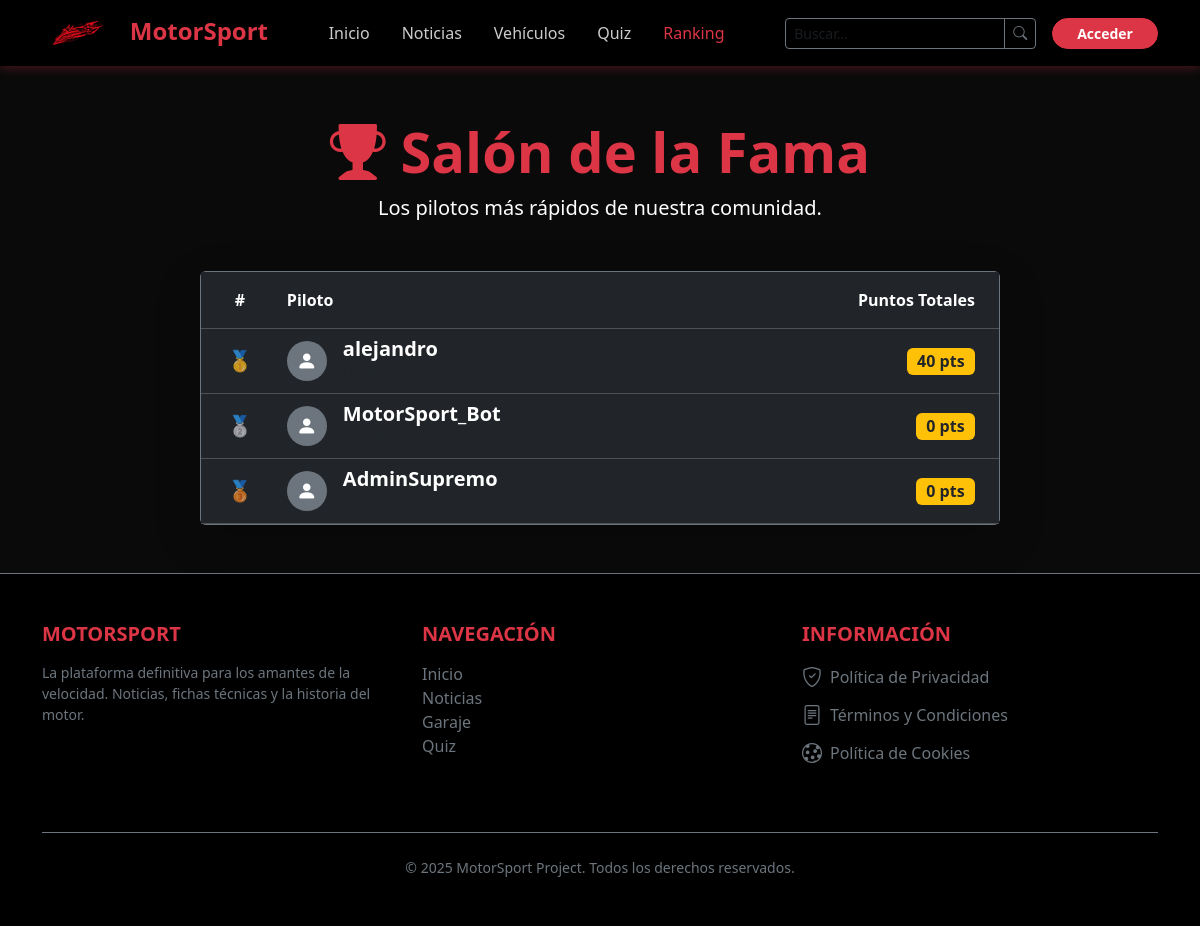
Before: /ranking with the older database file.
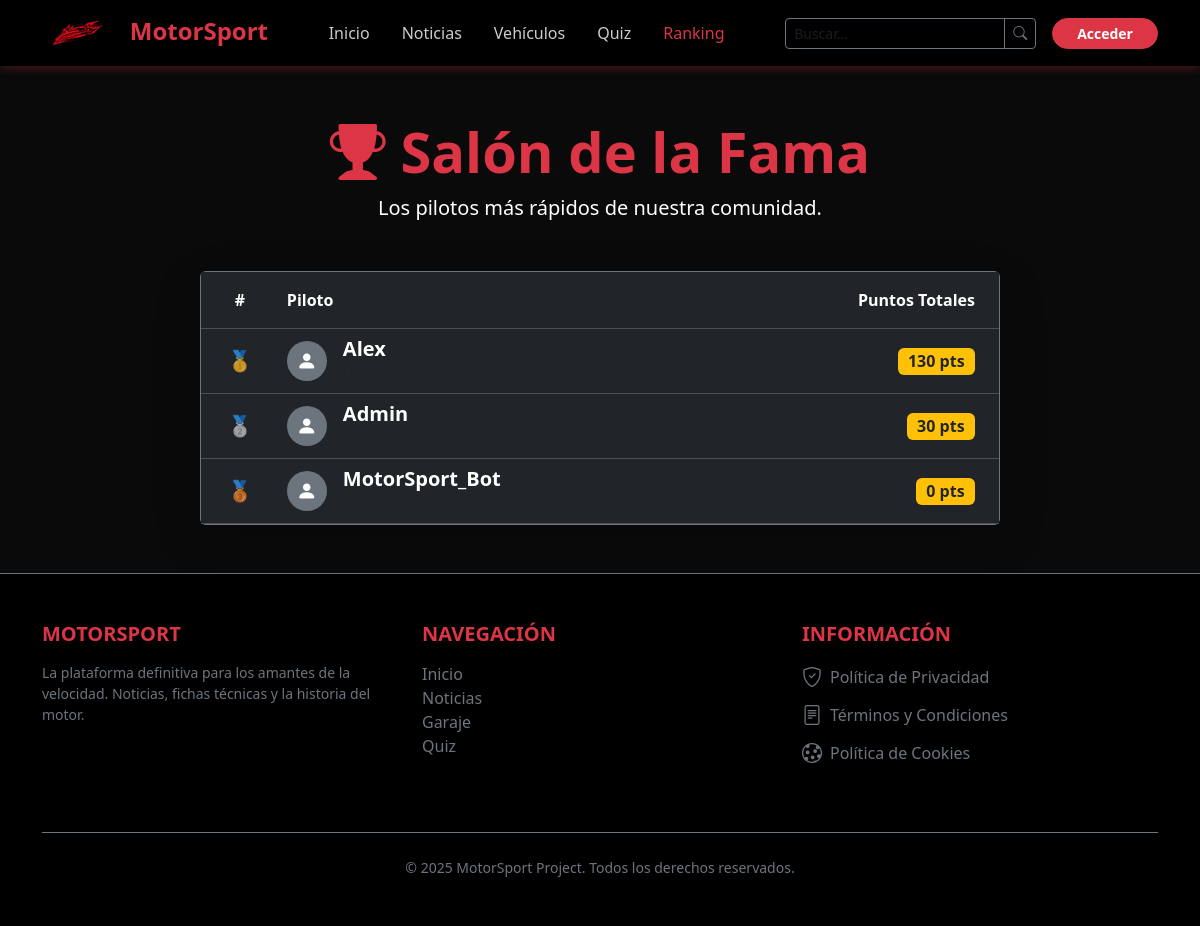
After: the same page with the newer database file.
### models.py (models this page shows, shortened)
class User(UserMixin, db.Model):
    __tablename__ = "users"
    id = db.Column(db.Integer, primary_key=True)
    username = db.Column(db.String(50), unique=True, nullable=False)
    email = db.Column(db.String(120), unique=True, nullable=False)
    password_hash = db.Column(db.String(255), nullable=False)
    role = db.Column(db.Enum("user", "editor", "admin"), default="user")
    settings = db.Column(db.JSON, nullable=True)
    score = db.Column(db.Integer, default=0)
    comments = db.relationship("Comment", backref="author_rel", lazy=True)

### app.py (the view)
@app.route("/ranking")
def ranking():
    top_users = User.query.order_by(User.score.desc()).limit(10).all()
    return render_template("ranking.html", users=top_users)

### templates/ranking.html (shortened to what this page needs)
{% extends "base.html" %}
{% block content %}
<div class="container py-5">
    <div class="text-center mb-5">
        <h1 class="display-4 fw-bold text-danger"><i class="bi bi-trophy-fill"></i> Salón de la Fama</h1>
        <p class="lead text-white">Los pilotos más rápidos de nuestra comunidad.</p>
    </div>
    <div class="card bg-dark border-secondary mx-auto shadow-lg" style="max-width: 800px;">
        <div class="card-body p-0">
            <table class="table table-dark table-hover mb-0 align-middle">
                <thead class="bg-danger text-white">
                    <tr>
                        <th scope="col" class="text-center py-3">#</th>
                        <th scope="col" class="py-3">Piloto</th>
                        <th scope="col" class="text-end py-3 pe-4">Puntos Totales</th>
                    </tr>
                </thead>
                <tbody>
                    {% for user in users %}
                    <tr
                        class="{% if current_user.is_authenticated and user.id == current_user.id %}table-active border-start border-4 border-warning{% endif %}">
                        <td class="text-center fw-bold text-muted fs-5">
                            {% if loop.index == 1 %}🥇{% elif loop.index == 2 %}🥈{% elif loop.index == 3 %}🥉{% else
                            %}{{ loop.index }}{% endif %}
                        </td>
                        <td>
                            <div class="d-flex align-items-center">
                                <div class="bg-secondary rounded-circle d-flex align-items-center justify-content-center me-3"
                                    style="width: 40px; height: 40px;">
                                    <i class="bi bi-person-fill text-white fs-5"></i>
                                </div>
                                <div>
                                    <h5 class="mb-0 fw-bold">{{ user.username }}</h5>
                                    <small class="text-muted">{{ user.role|upper }}</small>
                                </div>
                            </div>
                        </td>
                        <td class="text-end pe-4">
                            <span class="badge bg-warning text-dark fs-6">{{ user.score }} pts</span>
                        </td>
                    </tr>
                    {% else %}
                    <tr>
                        <td colspan="3" class="text-center py-4 text-muted">Aún no hay pilotos clasificados.</td>
                    </tr>
                    {% endfor %}
                </tbody>
            </table>
        </div>
    </div>
</div>
{% endblock %}

### templates/base.html (shortened to what this page needs)
<!DOCTYPE html>
<html lang="es">
<head>
    <link href="https://cdn.jsdelivr.net/npm/bootstrap@5.3.2/dist/css/bootstrap.min.css" rel="stylesheet">
    <link rel="stylesheet" href="https://cdn.jsdelivr.net/npm/bootstrap-icons@1.11.1/font/bootstrap-icons.css">
</head>
<body>
    <nav class="navbar navbar-expand-lg navbar-dark fixed-top">
        <div class="container">
            <a class="navbar-brand" href="{{ url_for('home') }}">
                <img src="{{ url_for('static', filename='images/logo.png') }}" alt="MotorSport"
                    style="height:40px; margin-right:10px;">
                <span>MotorSport</span>
            </a>
            <div class="collapse navbar-collapse" id="navbarNav">
                <ul class="navbar-nav mx-auto align-items-center">
                    <li class="nav-item">
                        <a class="nav-link {% if request.endpoint == 'home' %}active{% endif %}"
                            href="{{ url_for('home') }}">Inicio</a>
                    </li>
                    <li class="nav-item">
                        <a class="nav-link {% if request.endpoint == 'noticias' %}active{% endif %}"
                            href="{{ url_for('noticias') }}">Noticias</a>
                    </li>
                    <li class="nav-item">
                        <a class="nav-link {% if request.endpoint == 'vehiculos' %}active{% endif %}"
                            href="{{ url_for('vehiculos') }}">Vehículos</a>
                    </li>
                    <li class="nav-item">
                        <a class="nav-link {% if request.endpoint == 'quiz' %}active{% endif %}"
                            href="{{ url_for('quiz') }}">Quiz</a>
                    </li>
                    <li class="nav-item">
                        <a class="nav-link {% if request.endpoint == 'ranking' %}active{% endif %}"
                            href="{{ url_for('ranking') }}">Ranking</a>
                    </li>
                </ul>
                <form class="d-flex mx-3" action="{{ url_for('buscar') }}" method="GET">
                    <div class="input-group">
                        <input class="form-control form-control-sm bg-black text-white border-secondary" type="search"
                            name="q" placeholder="Buscar..." aria-label="Search">
                        <button class="btn btn-sm btn-outline-secondary" type="submit">
                            <i class="bi bi-search"></i>
                        </button>
                    </div>
                </form>
                <ul class="navbar-nav align-items-center">
                    {% if current_user.is_authenticated %}
                    <li class="nav-item dropdown">
                        <a class="nav-link dropdown-toggle btn btn-outline-dark border-0 text-white" href="#"
                            role="button" data-bs-toggle="dropdown">
                            <i class="bi bi-person-circle text-danger"></i>
                            <span class="fw-bold ms-1">{{ current_user.username }}</span>
                        </a>
                        <ul class="dropdown-menu dropdown-menu-dark dropdown-menu-end">
                            <li><a class="dropdown-item" href="{{ url_for('perfil') }}">Mi Perfil</a></li>
                            {% if current_user.role == 'admin' %}
                            <li><a class="dropdown-item text-warning" href="{{ url_for('admin_panel') }}">🛠️ Admin
                                    Panel</a></li>
                            {% endif %}
                            <li>
                                <hr class="dropdown-divider bg-secondary">
                            </li>
                            <li><a class="dropdown-item text-danger" href="{{ url_for('logout') }}">Cerrar Sesión</a>
                            </li>
                        </ul>
                    </li>
                    {% else %}
                    <li class="nav-item">
                        <a class="btn btn-danger btn-sm px-4 rounded-pill fw-bold" href="{{ url_for('login') }}">
                            Acceder
                        </a>
                    </li>
                    {% endif %}
                </ul>
            </div>
        </div>
    </nav>
    <div style="padding-top: 70px; flex: 1;">
        {% block content %}{% endblock %}
    </div>
    <footer class="bg-black text-white border-top border-secondary mt-auto py-5">
        <div class="container">
            <div class="row gy-4">
                <div class="col-lg-4 col-md-6">
                    <h5 class="text-danger fw-bold text-uppercase mb-3">MotorSport</h5>
                    <p class="small text-secondary">
                        La plataforma definitiva para los amantes de la velocidad.
                        Noticias, fichas técnicas y la historia del motor.
                    </p>
                </div>
                <div class="col-lg-4 col-md-6">
                    <h5 class="text-danger fw-bold text-uppercase mb-3">Navegación</h5>
                    <ul class="list-unstyled text-secondary">
                        <li><a href="{{ url_for('home') }}"
                                class="text-decoration-none text-secondary hover-white">Inicio</a></li>
                        <li><a href="{{ url_for('noticias') }}"
                                class="text-decoration-none text-secondary hover-white">Noticias</a></li>
                        <li><a href="{{ url_for('vehiculos') }}"
                                class="text-decoration-none text-secondary hover-white">Garaje</a></li>
                        <li><a href="{{ url_for('quiz') }}"
                                class="text-decoration-none text-secondary hover-white">Quiz</a></li>
                    </ul>
                </div>
                <div class="col-lg-4 col-md-12">
                    <h5 class="text-danger fw-bold text-uppercase mb-3">INFORMACIÓN</h5>
                    <ul class="list-unstyled">
                        <li class="mb-2">
                            <a href="{{ url_for('privacidad') }}"
                                class="text-decoration-none text-secondary d-flex align-items-center gap-2 hover-white">
                                <i class="bi bi-shield-check fs-5"></i> Política de Privacidad
                            </a>
                        </li>
                        <li class="mb-2">
                            <a href="{{ url_for('terminos') }}"
                                class="text-decoration-none text-secondary d-flex align-items-center gap-2 hover-white">
                                <i class="bi bi-file-text fs-5"></i> Términos y Condiciones
                            </a>
                        </li>
                        <li class="mb-2">
                            <a href="{{ url_for('cookies') }}"
                                class="text-decoration-none text-secondary d-flex align-items-center gap-2 hover-white">
                                <i class="bi bi-cookie fs-5"></i> Política de Cookies
                            </a>
                        </li>
                    </ul>
                </div>
            </div>
            <div class="text-center text-secondary small mt-5 border-top border-secondary pt-4">
                &copy; 2025 MotorSport Project. Todos los derechos reservados.
            </div>
        </div>
    </footer>
</body>
</html>

### templates/base.html (style rules this page uses)
:root { --primary-color: #dc3545; --secondary-color: #212529; --accent-color: #ffc107; }
body { font-family: 'Segoe UI', Tahoma, Geneva, Verdana, sans-serif; background-color: #0a0a0a; color: #ffffff; min-height: 100vh; display: flex; flex-direction: column; }
.navbar { background-color: rgba(0, 0, 0, 0.95) !important; backdrop-filter: blur(10px); box-shadow: 0 2px 10px rgba(220, 53, 69, 0.3); }
.navbar-brand { font-weight: bold; font-size: 1.5rem; color: var(--primary-color) !important; }
.nav-link { color: rgba(255, 255, 255, 0.8) !important; transition: color 0.3s; padding-left: 1rem !important; padding-right: 1rem !important; }
.nav-link:hover, .nav-link.active { color: var(--primary-color) !important; }
footer { background-color: #050505; border-top: 1px solid #333; margin-top: auto; padding-top: 60px; }

Changed rows visible on the page:
removed User: username "alejandro", score "40"
removed User: username "AdminSupremo", score "0"
added User: username "Alex", score "130"
added User: username "Admin", score "30"
changed User "MotorSport_Bot": text "🥈" → "🥉"
